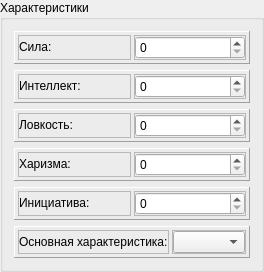
    <widget class="QGroupBox" name="gb_chars">
     <property name="sizePolicy">
      <sizepolicy hsizetype="Preferred" vsizetype="Maximum">
       <horstretch>0</horstretch>
       <verstretch>1</verstretch>
      </sizepolicy>
     </property>
     <property name="title">
      <string>Характеристики</string>
     </property>
     <layout class="QVBoxLayout" name="verticalLayout_2">
      <item>
       <widget class="QFrame" name="frame_strength">
        <property name="sizePolicy">
         <sizepolicy hsizetype="Preferred" vsizetype="Maximum">
          <horstretch>0</horstretch>
          <verstretch>0</verstretch>
         </sizepolicy>
        </property>
        <property name="frameShape">
         <enum>QFrame::Panel</enum>
        </property>
        <property name="frameShadow">
         <enum>QFrame::Raised</enum>
        </property>
        <layout class="QHBoxLayout" name="horizontalLayout_20">
         <property name="spacing">
          <number>3</number>
         </property>
         <property name="sizeConstraint">
          <enum>QLayout::SetDefaultConstraint</enum>
         </property>
         <property name="leftMargin">
          <number>3</number>
         </property>
         <property name="topMargin">
          <number>3</number>
         </property>
         <property name="rightMargin">
          <number>3</number>
         </property>
         <property name="bottomMargin">
          <number>3</number>
         </property>
         <item>
          <widget class="QFrame" name="frame_left_6">
           <property name="sizePolicy">
            <sizepolicy hsizetype="Preferred" vsizetype="Preferred">
             <horstretch>50</horstretch>
             <verstretch>0</verstretch>
            </sizepolicy>
           </property>
           <property name="frameShape">
            <enum>QFrame::StyledPanel</enum>
           </property>
           <property name="frameShadow">
            <enum>QFrame::Raised</enum>
           </property>
           <layout class="QHBoxLayout" name="horizontalLayout_21">
            <property name="spacing">
             <number>0</number>
            </property>
            <property name="leftMargin">
             <number>0</number>
            </property>
            <property name="topMargin">
             <number>0</number>
            </property>
            <property name="rightMargin">
             <number>0</number>
            </property>
            <property name="bottomMargin">
             <number>0</number>
            </property>
            <item>
             <widget class="QLabel" name="lbl_strength">
              <property name="sizePolicy">
               <sizepolicy hsizetype="Preferred" vsizetype="Maximum">
                <horstretch>0</horstretch>
                <verstretch>50</verstretch>
               </sizepolicy>
              </property>
              <property name="text">
               <string>Сила:</string>
              </property>
             </widget>
            </item>
           </layout>
          </widget>
         </item>
         <item>
          <widget class="QFrame" name="frame_right_6">
           <property name="sizePolicy">
            <sizepolicy hsizetype="Preferred" vsizetype="Preferred">
             <horstretch>50</horstretch>
             <verstretch>0</verstretch>
            </sizepolicy>
           </property>
           <property name="frameShape">
            <enum>QFrame::StyledPanel</enum>
           </property>
           <property name="frameShadow">
            <enum>QFrame::Raised</enum>
           </property>
           <layout class="QHBoxLayout" name="horizontalLayout_22">
            <property name="spacing">
             <number>0</number>
            </property>
            <property name="leftMargin">
             <number>0</number>
            </property>
            <property name="topMargin">
             <number>0</number>
            </property>
            <property name="rightMargin">
             <number>0</number>
            </property>
            <property name="bottomMargin">
             <number>0</number>
            </property>
            <item>
             <widget class="QSpinBox" name="sb_strength">
              <property name="maximum">
               <number>999</number>
              </property>
             </widget>
            </item>
           </layout>
          </widget>
         </item>
        </layout>
       </widget>
      </item>
      <item>
       <widget class="QFrame" name="frame_Intelligence">
        <property name="sizePolicy">
         <sizepolicy hsizetype="Preferred" vsizetype="Maximum">
          <horstretch>0</horstretch>
          <verstretch>0</verstretch>
         </sizepolicy>
        </property>
        <property name="frameShape">
         <enum>QFrame::Panel</enum>
        </property>
        <property name="frameShadow">
         <enum>QFrame::Raised</enum>
        </property>
        <layout class="QHBoxLayout" name="horizontalLayout_11">
         <property name="spacing">
          <number>3</number>
         </property>
         <property name="sizeConstraint">
          <enum>QLayout::SetDefaultConstraint</enum>
         </property>
         <property name="leftMargin">
          <number>3</number>
         </property>
         <property name="topMargin">
          <number>3</number>
         </property>
         <property name="rightMargin">
          <number>3</number>
         </property>
         <property name="bottomMargin">
          <number>3</number>
         </property>
         <item>
          <widget class="QFrame" name="frame_left_3">
           <property name="sizePolicy">
            <sizepolicy hsizetype="Preferred" vsizetype="Preferred">
             <horstretch>50</horstretch>
             <verstretch>0</verstretch>
            </sizepolicy>
           </property>
           <property name="frameShape">
            <enum>QFrame::StyledPanel</enum>
           </property>
           <property name="frameShadow">
            <enum>QFrame::Raised</enum>
           </property>
           <layout class="QHBoxLayout" name="horizontalLayout_12">
            <property name="spacing">
             <number>0</number>
            </property>
            <property name="leftMargin">
             <number>0</number>
            </property>
            <property name="topMargin">
             <number>0</number>
            </property>
            <property name="rightMargin">
             <number>0</number>
            </property>
            <property name="bottomMargin">
             <number>0</number>
            </property>
            <item>
             <widget class="QLabel" name="lbl_Intelligence">
              <property name="sizePolicy">
               <sizepolicy hsizetype="Preferred" vsizetype="Maximum">
                <horstretch>0</horstretch>
                <verstretch>50</verstretch>
               </sizepolicy>
              </property>
              <property name="text">
               <string>Интеллект:</string>
              </property>
             </widget>
            </item>
           </layout>
          </widget>
         </item>
         <item>
          <widget class="QFrame" name="frame_right_3">
           <property name="sizePolicy">
            <sizepolicy hsizetype="Preferred" vsizetype="Preferred">
             <horstretch>50</horstretch>
             <verstretch>0</verstretch>
            </sizepolicy>
           </property>
           <property name="frameShape">
            <enum>QFrame::StyledPanel</enum>
           </property>
           <property name="frameShadow">
            <enum>QFrame::Raised</enum>
           </property>
           <layout class="QHBoxLayout" name="horizontalLayout_13">
            <property name="spacing">
             <number>0</number>
            </property>
            <property name="leftMargin">
             <number>0</number>
            </property>
            <property name="topMargin">
             <number>0</number>
            </property>
            <property name="rightMargin">
             <number>0</number>
            </property>
            <property name="bottomMargin">
             <number>0</number>
            </property>
            <item>
             <widget class="QSpinBox" name="sb_intelligence">
              <property name="maximum">
               <number>999</number>
              </property>
             </widget>
            </item>
           </layout>
          </widget>
         </item>
        </layout>
       </widget>
      </item>
      <item>
       <widget class="QFrame" name="frame_agility">
        <property name="sizePolicy">
         <sizepolicy hsizetype="Preferred" vsizetype="Maximum">
          <horstretch>0</horstretch>
          <verstretch>0</verstretch>
         </sizepolicy>
        </property>
        <property name="frameShape">
         <enum>QFrame::Panel</enum>
        </property>
        <property name="frameShadow">
         <enum>QFrame::Raised</enum>
        </property>
        <layout class="QHBoxLayout" name="horizontalLayout_23">
         <property name="spacing">
          <number>3</number>
         </property>
         <property name="sizeConstraint">
          <enum>QLayout::SetDefaultConstraint</enum>
         </property>
         <property name="leftMargin">
          <number>3</number>
         </property>
         <property name="topMargin">
          <number>3</number>
         </property>
         <property name="rightMargin">
          <number>3</number>
         </property>
         <property name="bottomMargin">
          <number>3</number>
         </property>
         <item>
          <widget class="QFrame" name="frame_left_7">
           <property name="sizePolicy">
            <sizepolicy hsizetype="Preferred" vsizetype="Preferred">
             <horstretch>50</horstretch>
             <verstretch>0</verstretch>
            </sizepolicy>
           </property>
           <property name="frameShape">
            <enum>QFrame::StyledPanel</enum>
           </property>
           <property name="frameShadow">
            <enum>QFrame::Raised</enum>
           </property>
           <layout class="QHBoxLayout" name="horizontalLayout_24">
            <property name="spacing">
             <number>0</number>
            </property>
            <property name="leftMargin">
             <number>0</number>
            </property>
            <property name="topMargin">
             <number>0</number>
            </property>
            <property name="rightMargin">
             <number>0</number>
            </property>
            <property name="bottomMargin">
             <number>0</number>
            </property>
            <item>
             <widget class="QLabel" name="lbl_agility">
              <property name="sizePolicy">
               <sizepolicy hsizetype="Preferred" vsizetype="Maximum">
                <horstretch>0</horstretch>
                <verstretch>50</verstretch>
               </sizepolicy>
              </property>
              <property name="text">
               <string>Ловкость:</string>
              </property>
             </widget>
            </item>
           </layout>
          </widget>
         </item>
         <item>
          <widget class="QFrame" name="frame_right_7">
           <property name="sizePolicy">
            <sizepolicy hsizetype="Preferred" vsizetype="Preferred">
             <horstretch>50</horstretch>
             <verstretch>0</verstretch>
            </sizepolicy>
           </property>
           <property name="frameShape">
            <enum>QFrame::StyledPanel</enum>
           </property>
           <property name="frameShadow">
            <enum>QFrame::Raised</enum>
           </property>
           <layout class="QHBoxLayout" name="horizontalLayout_25">
            <property name="spacing">
             <number>0</number>
            </property>
            <property name="leftMargin">
             <number>0</number>
            </property>
            <property name="topMargin">
             <number>0</number>
            </property>
            <property name="rightMargin">
             <number>0</number>
            </property>
            <property name="bottomMargin">
             <number>0</number>
            </property>
            <item>
             <widget class="QSpinBox" name="sb_agility">
              <property name="maximum">
               <number>999</number>
              </property>
             </widget>
            </item>
           </layout>
          </widget>
         </item>
        </layout>
       </widget>
      </item>
      <item>
       <widget class="QFrame" name="frame_charisma">
        <property name="sizePolicy">
         <sizepolicy hsizetype="Preferred" vsizetype="Maximum">
          <horstretch>0</horstretch>
          <verstretch>0</verstretch>
         </sizepolicy>
        </property>
        <property name="frameShape">
         <enum>QFrame::Panel</enum>
        </property>
        <property name="frameShadow">
         <enum>QFrame::Raised</enum>
        </property>
        <layout class="QHBoxLayout" name="horizontalLayout_14">
         <property name="spacing">
          <number>3</number>
         </property>
         <property name="sizeConstraint">
          <enum>QLayout::SetDefaultConstraint</enum>
         </property>
         <property name="leftMargin">
          <number>3</number>
         </property>
         <property name="topMargin">
          <number>3</number>
         </property>
         <property name="rightMargin">
          <number>3</number>
         </property>
         <property name="bottomMargin">
          <number>3</number>
         </property>
         <item>
          <widget class="QFrame" name="frame_left_4">
           <property name="sizePolicy">
            <sizepolicy hsizetype="Preferred" vsizetype="Preferred">
             <horstretch>50</horstretch>
             <verstretch>0</verstretch>
            </sizepolicy>
           </property>
           <property name="frameShape">
            <enum>QFrame::StyledPanel</enum>
           </property>
           <property name="frameShadow">
            <enum>QFrame::Raised</enum>
           </property>
           <layout class="QHBoxLayout" name="horizontalLayout_15">
            <property name="spacing">
             <number>0</number>
            </property>
            <property name="leftMargin">
             <number>0</number>
            </property>
            <property name="topMargin">
             <number>0</number>
            </property>
            <property name="rightMargin">
             <number>0</number>
            </property>
            <property name="bottomMargin">
             <number>0</number>
            </property>
            <item>
             <widget class="QLabel" name="lbl_charisma">
              <property name="sizePolicy">
               <sizepolicy hsizetype="Preferred" vsizetype="Maximum">
                <horstretch>0</horstretch>
                <verstretch>50</verstretch>
               </sizepolicy>
              </property>
              <property name="text">
               <string>Харизма:</string>
              </property>
             </widget>
            </item>
           </layout>
          </widget>
         </item>
         <item>
          <widget class="QFrame" name="frame_right_4">
           <property name="sizePolicy">
            <sizepolicy hsizetype="Preferred" vsizetype="Preferred">
             <horstretch>50</horstretch>
             <verstretch>0</verstretch>
            </sizepolicy>
           </property>
           <property name="frameShape">
            <enum>QFrame::StyledPanel</enum>
           </property>
           <property name="frameShadow">
            <enum>QFrame::Raised</enum>
           </property>
           <layout class="QHBoxLayout" name="horizontalLayout_16">
            <property name="spacing">
             <number>0</number>
            </property>
            <property name="leftMargin">
             <number>0</number>
            </property>
            <property name="topMargin">
             <number>0</number>
            </property>
            <property name="rightMargin">
             <number>0</number>
            </property>
            <property name="bottomMargin">
             <number>0</number>
            </property>
            <item>
             <widget class="QSpinBox" name="sb_charisma">
              <property name="maximum">
               <number>999</number>
              </property>
             </widget>
            </item>
           </layout>
          </widget>
         </item>
        </layout>
       </widget>
      </item>
      <item>
       <widget class="QFrame" name="frame_initiative">
        <property name="sizePolicy">
         <sizepolicy hsizetype="Preferred" vsizetype="Maximum">
          <horstretch>0</horstretch>
          <verstretch>0</verstretch>
         </sizepolicy>
        </property>
        <property name="frameShape">
         <enum>QFrame::Panel</enum>
        </property>
        <property name="frameShadow">
         <enum>QFrame::Raised</enum>
        </property>
        <layout class="QHBoxLayout" name="horizontalLayout_26">
         <property name="spacing">
          <number>3</number>
         </property>
         <property name="sizeConstraint">
          <enum>QLayout::SetDefaultConstraint</enum>
         </property>
         <property name="leftMargin">
          <number>3</number>
         </property>
         <property name="topMargin">
          <number>3</number>
         </property>
         <property name="rightMargin">
          <number>3</number>
         </property>
         <property name="bottomMargin">
          <number>3</number>
         </property>
         <item>
          <widget class="QFrame" name="frame_left_8">
           <property name="sizePolicy">
            <sizepolicy hsizetype="Preferred" vsizetype="Preferred">
             <horstretch>50</horstretch>
             <verstretch>0</verstretch>
            </sizepolicy>
           </property>
           <property name="frameShape">
            <enum>QFrame::StyledPanel</enum>
           </property>
           <property name="frameShadow">
            <enum>QFrame::Raised</enum>
           </property>
           <layout class="QHBoxLayout" name="horizontalLayout_27">
            <property name="spacing">
             <number>0</number>
            </property>
            <property name="leftMargin">
             <number>0</number>
            </property>
            <property name="topMargin">
             <number>0</number>
            </property>
            <property name="rightMargin">
             <number>0</number>
            </property>
            <property name="bottomMargin">
             <number>0</number>
            </property>
            <item>
             <widget class="QLabel" name="lbl_initiative">
              <property name="sizePolicy">
               <sizepolicy hsizetype="Preferred" vsizetype="Maximum">
                <horstretch>0</horstretch>
                <verstretch>50</verstretch>
               </sizepolicy>
              </property>
              <property name="text">
               <string>Инициатива:</string>
              </property>
             </widget>
            </item>
           </layout>
          </widget>
         </item>
         <item>
          <widget class="QFrame" name="frame_right_8">
           <property name="sizePolicy">
            <sizepolicy hsizetype="Preferred" vsizetype="Preferred">
             <horstretch>50</horstretch>
             <verstretch>0</verstretch>
            </sizepolicy>
           </property>
           <property name="frameShape">
            <enum>QFrame::StyledPanel</enum>
           </property>
           <property name="frameShadow">
            <enum>QFrame::Raised</enum>
           </property>
           <layout class="QHBoxLayout" name="horizontalLayout_28">
            <property name="spacing">
             <number>0</number>
            </property>
            <property name="leftMargin">
             <number>0</number>
            </property>
            <property name="topMargin">
             <number>0</number>
            </property>
            <property name="rightMargin">
             <number>0</number>
            </property>
            <property name="bottomMargin">
             <number>0</number>
            </property>
            <item>
             <widget class="QSpinBox" name="sb_initiative">
              <property name="maximum">
               <number>999</number>
              </property>
             </widget>
            </item>
           </layout>
          </widget>
         </item>
        </layout>
       </widget>
      </item>
      <item>
       <widget class="QFrame" name="frame_main_characteristic">
        <property name="sizePolicy">
         <sizepolicy hsizetype="Preferred" vsizetype="Maximum">
          <horstretch>0</horstretch>
          <verstretch>0</verstretch>
         </sizepolicy>
        </property>
        <property name="frameShape">
         <enum>QFrame::Panel</enum>
        </property>
        <property name="frameShadow">
         <enum>QFrame::Raised</enum>
        </property>
        <layout class="QHBoxLayout" name="horizontalLayout_29">
         <property name="spacing">
          <number>3</number>
         </property>
         <property name="sizeConstraint">
          <enum>QLayout::SetDefaultConstraint</enum>
         </property>
         <property name="leftMargin">
          <number>3</number>
         </property>
         <property name="topMargin">
          <number>3</number>
         </property>
         <property name="rightMargin">
          <number>3</number>
         </property>
         <property name="bottomMargin">
          <number>3</number>
         </property>
         <item>
          <widget class="QFrame" name="frame_left_9">
           <property name="sizePolicy">
            <sizepolicy hsizetype="Preferred" vsizetype="Preferred">
             <horstretch>50</horstretch>
             <verstretch>0</verstretch>
            </sizepolicy>
           </property>
           <property name="frameShape">
            <enum>QFrame::StyledPanel</enum>
           </property>
           <property name="frameShadow">
            <enum>QFrame::Raised</enum>
           </property>
           <layout class="QHBoxLayout" name="horizontalLayout_30">
            <property name="spacing">
             <number>0</number>
            </property>
            <property name="leftMargin">
             <number>0</number>
            </property>
            <property name="topMargin">
             <number>0</number>
            </property>
            <property name="rightMargin">
             <number>0</number>
            </property>
            <property name="bottomMargin">
             <number>0</number>
            </property>
            <item>
             <widget class="QLabel" name="lbl_main_characteristic">
              <property name="sizePolicy">
               <sizepolicy hsizetype="Preferred" vsizetype="Maximum">
                <horstretch>0</horstretch>
                <verstretch>50</verstretch>
               </sizepolicy>
              </property>
              <property name="text">
               <string>Основная характеристика:</string>
              </property>
             </widget>
            </item>
           </layout>
          </widget>
         </item>
         <item>
          <widget class="QFrame" name="frame_right_9">
           <property name="sizePolicy">
            <sizepolicy hsizetype="Preferred" vsizetype="Preferred">
             <horstretch>50</horstretch>
             <verstretch>0</verstretch>
            </sizepolicy>
           </property>
           <property name="frameShape">
            <enum>QFrame::StyledPanel</enum>
           </property>
           <property name="frameShadow">
            <enum>QFrame::Raised</enum>
           </property>
           <layout class="QHBoxLayout" name="horizontalLayout_31">
            <property name="spacing">
             <number>0</number>
            </property>
            <property name="leftMargin">
             <number>0</number>
            </property>
            <property name="topMargin">
             <number>0</number>
            </property>
            <property name="rightMargin">
             <number>0</number>
            </property>
            <property name="bottomMargin">
             <number>0</number>
            </property>
            <item>
             <widget class="QComboBox" name="cbox_main_characteristic"/>
            </item>
           </layout>
          </widget>
         </item>
        </layout>
       </widget>
      </item>
     </layout>
    </widget>
